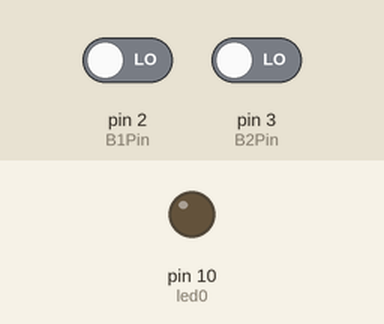
Recording of a sketch running on a simulated Arduino Uno, built with avr-gcc and run on an emulated ATmega328P. Shown: output pins drawn as LEDs (lit = HIGH). Dashed ring = blinking. The inputs (shaded band) are chosen by the test bench; at power-on: pin 2 (B1Pin) LOW, pin 3 (B2Pin) LOW.

Above: at 1.2 s.
1.3 s: pin 2 (B1Pin) driven HIGH
At 1.55 s:
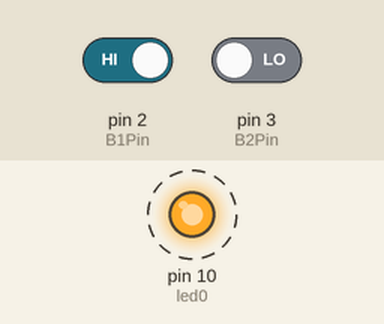
Timing chart, 0 to 10.3 s (numbered marks = the images above; inputs shaded):
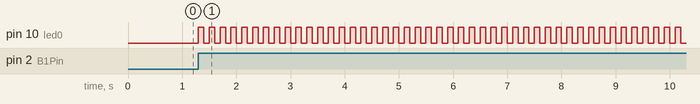

Measured:
- after the input at 1.3 s, pin 10 (led0): alternates HIGH for 0.10 s and LOW for 0.10 s, starting at once

The sketch:

prog7_8leds.ino
```cpp
unsigned long t=100;   //temps de delay
const int led0=10;     //assignacio pin 10 com a sortida pel led
const int B1Pin=2;     //assignacio pin 2 per entrada boto 1
int B1State=0;         //per guardar estat del boto 1
const int B2Pin=3;     //assignacio pin 2 per entrada boto 2
int B2State=0;         //per guardar estat del boto 2
int i=0;               //constant per controlar for loops
int w=30;              //constant per controlar while loop

void setup()
{
Serial.begin(9600);
pinMode(led0,OUTPUT);
pinMode(B1Pin, INPUT);
pinMode(B2Pin, INPUT);

}

void loop()
{
        B1State = digitalRead(B1Pin);  //llegir l’estat del button 1 i gardar-lo
        B2State =digitalRead(B2Pin);   //llegir l'estat del boto 2
if (B1State==1&&B2State==0)
{
  for(int i=0; i<30; i++)
  {
  digitalWrite(led0,1);
  delay(t);
  digitalWrite(led0,0);
  delay(t);
  }
}
else if(B1State==0&&B2State==1)
{
while(i<w)
{
  digitalWrite(led0,1);
  delay(t);
  digitalWrite(led0,0);
  delay(t);
  i++;
}
}
else
{
i=0;
}
}
```
